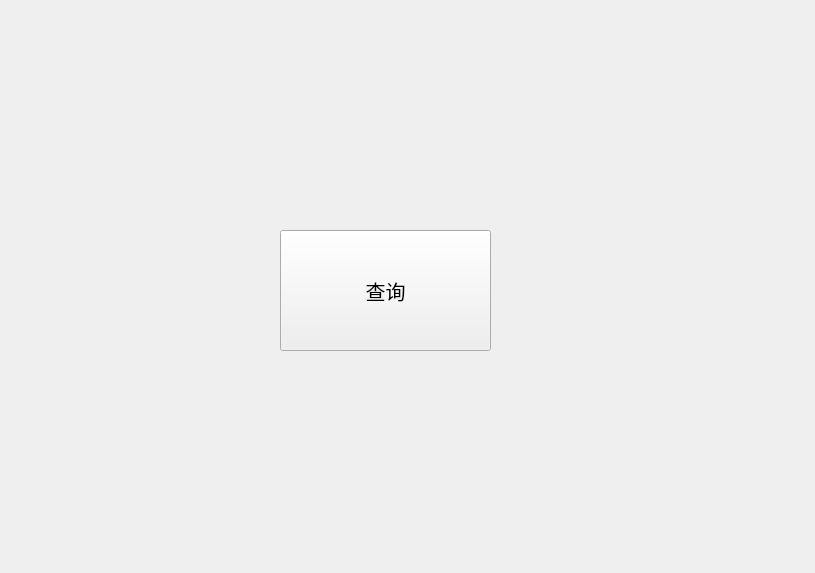
<?xml version="1.0" encoding="UTF-8"?>
<ui version="4.0">
 <class>Widget</class>
 <widget class="QWidget" name="Widget">
  <property name="geometry">
   <rect>
    <x>0</x>
    <y>0</y>
    <width>815</width>
    <height>573</height>
   </rect>
  </property>
  <property name="windowTitle">
   <string>Widget</string>
  </property>
  <widget class="QPushButton" name="pushButton">
   <property name="geometry">
    <rect>
     <x>280</x>
     <y>230</y>
     <width>211</width>
     <height>121</height>
    </rect>
   </property>
   <property name="font">
    <font>
     <pointsize>15</pointsize>
    </font>
   </property>
   <property name="text">
    <string>查询</string>
   </property>
  </widget>
 </widget>
 <layoutdefault spacing="6" margin="11"/>
 <resources/>
 <connections/>
</ui>
